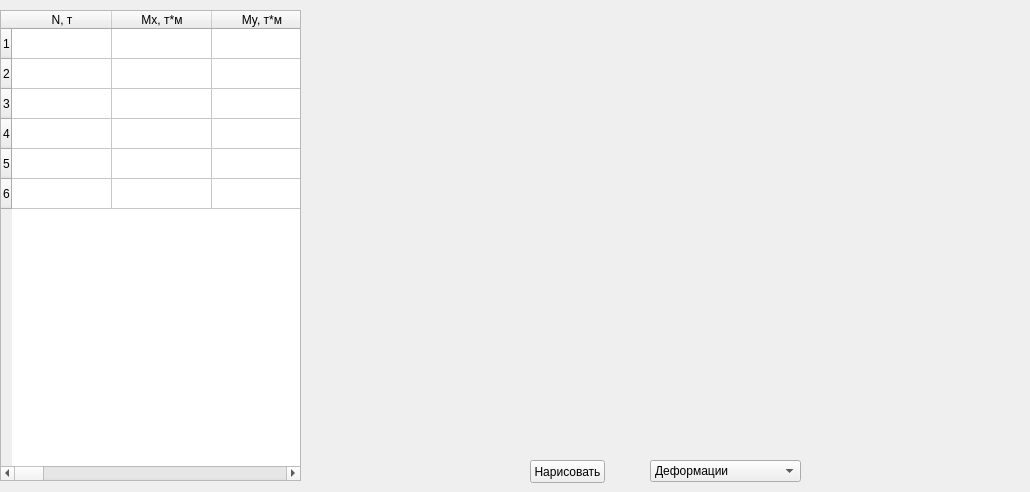
      <widget class="QWidget" name="tab_3">
       <attribute name="title">
        <string>Предельные кратк.</string>
       </attribute>
       <widget class="QTableWidget" name="tableResPS1Short">
        <property name="geometry">
         <rect>
          <x>0</x>
          <y>10</y>
          <width>301</width>
          <height>471</height>
         </rect>
        </property>
        <row>
         <property name="text">
          <string>1</string>
         </property>
        </row>
        <row>
         <property name="text">
          <string>2</string>
         </property>
        </row>
        <row>
         <property name="text">
          <string>3</string>
         </property>
        </row>
        <row>
         <property name="text">
          <string>4</string>
         </property>
        </row>
        <row>
         <property name="text">
          <string>5</string>
         </property>
        </row>
        <row>
         <property name="text">
          <string>6</string>
         </property>
        </row>
        <column>
         <property name="text">
          <string>N, т</string>
         </property>
        </column>
        <column>
         <property name="text">
          <string>Mx, т*м</string>
         </property>
        </column>
        <column>
         <property name="text">
          <string>My, т*м</string>
         </property>
        </column>
        <column>
         <property name="text">
          <string>N/Ncrx</string>
         </property>
        </column>
        <column>
         <property name="text">
          <string>N/Ncry</string>
         </property>
        </column>
        <column>
         <property name="text">
          <string>nux</string>
         </property>
        </column>
        <column>
         <property name="text">
          <string>nuy</string>
         </property>
        </column>
        <column>
         <property name="text">
          <string>Mx, т*м</string>
         </property>
        </column>
        <column>
         <property name="text">
          <string>My, т*м</string>
         </property>
        </column>
        <column>
         <property name="text">
          <string>ex, м</string>
         </property>
        </column>
        <column>
         <property name="text">
          <string>ey, м</string>
         </property>
        </column>
        <column>
         <property name="text">
          <string>phiLx</string>
         </property>
        </column>
        <column>
         <property name="text">
          <string>phiLy</string>
         </property>
        </column>
        <column>
         <property name="text">
          <string>deltaEx</string>
         </property>
        </column>
        <column>
         <property name="text">
          <string>deltaEy</string>
         </property>
        </column>
        <column>
         <property name="text">
          <string>Dx, т*м*м</string>
         </property>
        </column>
        <column>
         <property name="text">
          <string>Dy, т*м*м</string>
         </property>
        </column>
        <column>
         <property name="text">
          <string>Ncrx, т</string>
         </property>
        </column>
        <column>
         <property name="text">
          <string>Ncry, т</string>
         </property>
        </column>
       </widget>
       <widget class="MatplotlibWidget" name="mplResPS1Short">
        <property name="geometry">
         <rect>
          <x>330</x>
          <y>0</y>
          <width>691</width>
          <height>461</height>
         </rect>
        </property>
       </widget>
       <widget class="QComboBox" name="comboBoxShort">
        <property name="geometry">
         <rect>
          <x>650</x>
          <y>460</y>
          <width>151</width>
          <height>22</height>
         </rect>
        </property>
        <item>
         <property name="text">
          <string>Деформации</string>
         </property>
        </item>
        <item>
         <property name="text">
          <string>Напряжения</string>
         </property>
        </item>
       </widget>
       <widget class="QPushButton" name="buttonPlotPS1Short">
        <property name="geometry">
         <rect>
          <x>530</x>
          <y>460</y>
          <width>75</width>
          <height>23</height>
         </rect>
        </property>
        <property name="text">
         <string>Нарисовать</string>
        </property>
       </widget>
      </widget>
